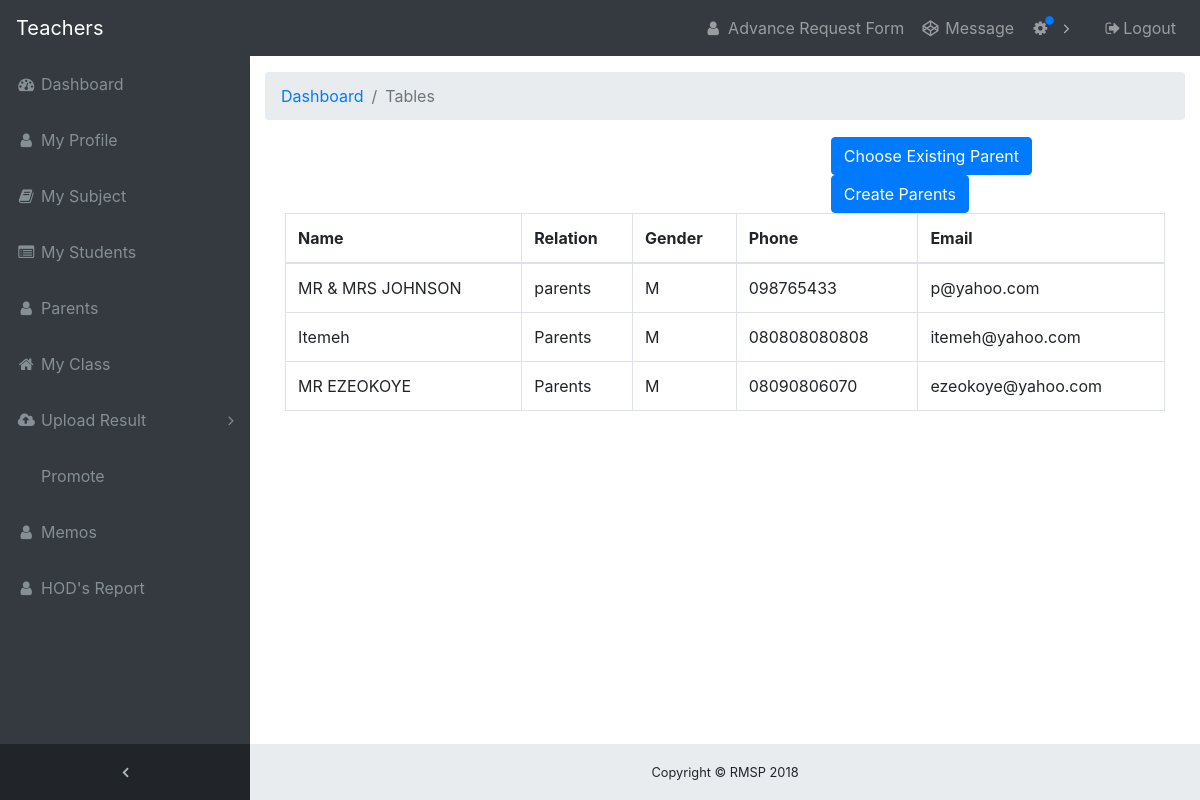
Page /staff/parent_view.php (signed in) on the committed database.
### tables this page shows
CREATE TABLE `parents` (
  `id` int(11) NOT NULL,
  `name` varchar(225) NOT NULL,
  `relation` varchar(250) NOT NULL,
  `gender` enum('M','F','','') NOT NULL,
  `phone` varchar(250) NOT NULL,
  `email` varchar(225) NOT NULL,
  `child_class_id` int(11) NOT NULL,
  `password` varchar(225) NOT NULL
);

### staff/parent_view.php (the view, shortened to what this page needs)
<?php include_once 'header.php'; ?>
  <div class="content-wrapper">
    <div class="container-fluid">
      <ol class="breadcrumb">
        <li class="breadcrumb-item">
          <a href="#">Dashboard</a>
        </li>
        <li class="breadcrumb-item active">Tables</li>
      </ol>
      <div class="row pull-right">
        <div class="col-7 offset-1  ">
        </div>
                <button type="button"data-toggle="modal" data-target="#choose" class="btn btn-primary">
                      Choose Existing Parent
               </button>
                <button type="button"data-toggle="modal" data-target="#create" class="btn btn-primary">
                      Create Parents
               </button>
                 </div>
        <div class="card-body">
          <div class="table-responsive">
            <table class="table table-bordered" id="dataTable" width="100%" cellspacing="0">
              <thead>
                <tr>
                  <th>Name</th>
                  <th>Relation</th>
                  <th>Gender</th>
                  <th>Phone</th>
                  <th>Email</th>
                </tr>
              </thead>
              <tbody>
                 <?php
                                                  $sql="SELECT * FROM parents WHERE `child_class_id`='$classroom_id'";
                                                        $qry1=mysqli_query($con,$sql);
                                                      while($re=mysqli_fetch_assoc($qry1))
                                                      {
                                                      ?>
                <tr>
                  <td><?php echo $re['name'];?></td>
                  <td><?php echo $re['relation'];?></td>
                  <td><?php echo $re['gender'];?></td>
                  <td><?php echo $re['phone'];?></td>
                  <td><?php echo $re['email'];?></td>
                </tr>
                 <?php
                                                  }
                                                  ?>
              </tbody>
            </table>
          </div>
      </div>
    </div>
</div>

### css/sb-admin.css (style rules this page uses)
html { position: relative; min-height: 100%; }
body { overflow-x: hidden; }
body.sticky-footer { margin-bottom: 56px; }
body.sticky-footer .content-wrapper { min-height: calc(100vh - 56px - 56px); }
body.fixed-nav { padding-top: 56px; }
.content-wrapper { min-height: calc(100vh - 56px); padding-top: 1rem; }
.content-wrapper { overflow-x: hidden; background: white; }
@media (min-width: 992px) { .content-wrapper { margin-left: 250px; } }

### rows in the picture
parents: name "MR & MRS JOHNSON", relation "parents", gender "M", phone "098765433", email "p@yahoo.com"
parents: name "Itemeh", relation "Parents", gender "M", phone "080808080808", email "itemeh@yahoo.com"
parents: name "MR EZEOKOYE", relation "Parents", gender "M", phone "08090806070", email "ezeokoye@yahoo.com"
